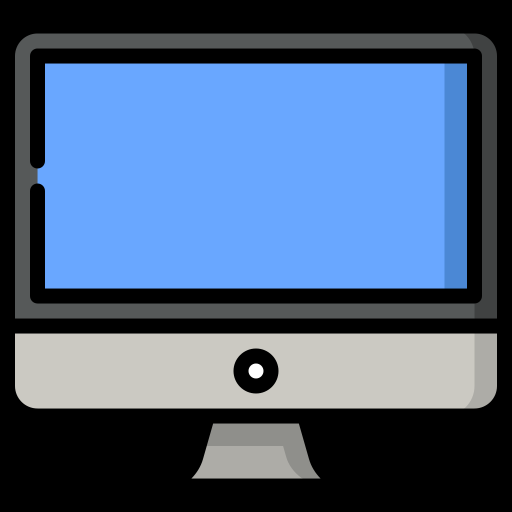
#> input picture gui_images/communications.png, 512 x 512 px, given in place of the camera
$ python Deep_Classifer.py
#> lines starting #> are read from the running program, lines starting #| are printed output that depends on the picture; after the words box and inside, x2 and y2 are one past the last pixel; in counts of white or black regions, pixels touching at a corner belong together
import cv2
import numpy as np
import os
import time

import threading

#import gestureCNN as myNN

minValue = 70

x0 = 400
y0 = 200
height = 200
width = 200

saveImg = False
guessGesture = False
visualize = False

kernel = np.ones((15,15),np.uint8)
kernel2 = np.ones((1,1),np.uint8)
skinkernel = cv2.getStructuringElement(cv2.MORPH_ELLIPSE,(5,5))

# Which mask mode to use BinaryMask, SkinMask (True|False) OR BkgrndSubMask ('x' key)
binaryMode = True
bkgrndSubMode = False
mask = 0
bkgrnd = 0
counter = 0
# This parameter controls number of image samples to be taken PER gesture
numOfSamples = 301
gestname = ""
path = ""
mod = 0

banner =  '''\nWhat would you like to do ?
    1- Use pretrained model for gesture recognition & layer visualization
    2- Train the model (you will require image samples for training under .\imgfolder)
    3- Visualize feature maps of different layers of trained model
    4- Exit
    '''


#%%
# [57 lines left out: functions saveROIImg, skinMask, not called in this run]


#%%
def binaryMask(frame, x0, y0, width, height, framecount, plot ):
    global guessGesture, visualize, mod, saveImg

    cv2.rectangle(frame, (x0,y0),(x0+width,y0+height),(0,255,0),1)
    #roi = cv2.UMat(frame[y0:y0+height, x0:x0+width])
    roi = frame[y0:y0+height, x0:x0+width]

    gray = cv2.cvtColor(roi, cv2.COLOR_BGR2GRAY)
    blur = cv2.GaussianBlur(gray,(5,5),2)

    th3 = cv2.adaptiveThreshold(blur,255,cv2.ADAPTIVE_THRESH_GAUSSIAN_C,cv2.THRESH_BINARY_INV,11,2)
    ret, res = cv2.threshold(th3, minValue, 255, cv2.THRESH_BINARY_INV+cv2.THRESH_OTSU)


    res=roi

    if saveImg == True:
        saveROIImg(res)
    '''
	elif guessGesture == True and (framecount % 5) == 4:
        #ores = cv2.UMat.get(res)
        t = threading.Thread(target=myNN.guessGesture, args = [mod, res])
        t.start()
    elif visualize == True:
        layer = int(input("Enter which layer to visualize "))
        cv2.waitKey(1)
        myNN.visualizeLayers(mod, res, layer)
        visualize = False
	'''
    return res

#%%
# This is the new mask mode. It simply tries to remove the background content by taking a image of the
# background and subtracts it from the new frame contents of the ROI window.
# So in order to use it correctly, keep the contents of ROI window stable and without your hand in it
# and then press 'x' key. If you can see the contents of ROI window all blank then it means you are
# good to go for gesture prediction
def bkgrndSubMask(frame, x0, y0, width, height, framecount, plot):
    global guessGesture, takebkgrndSubMask, visualize, mod, bkgrnd, saveImg

    cv2.rectangle(frame, (x0,y0),(x0+width,y0+height),(0,255,0),1)
    roi = frame[y0:y0+height, x0:x0+width]
    #roi = cv2.UMat(frame[y0:y0+height, x0:x0+width])
    roi = cv2.cvtColor(roi, cv2.COLOR_BGR2GRAY)

    #Take background image
    if takebkgrndSubMask == True:
        bkgrnd = roi
        takebkgrndSubMask = False
        print("Refreshing background image for mask...")


    #Take a diff between roi & bkgrnd image contents
    diff = cv2.absdiff(roi, bkgrnd)

    _, diff = cv2.threshold(diff, 25, 255, cv2.THRESH_BINARY)

    mask = cv2.GaussianBlur(diff, (3,3), 5)
    mask = cv2.erode(diff, skinkernel, iterations = 1)
    mask = cv2.dilate(diff, skinkernel, iterations = 1)
    res = cv2.bitwise_and(roi, roi, mask = mask)

    if saveImg == True:
        saveROIImg(res)
    '''
	elif guessGesture == True and (framecount % 5) == 4:
        t = threading.Thread(target=myNN.guessGesture, args = [mod, res])
        t.start()
        #t.join()
        #myNN.update(plot)

    elif visualize == True:
        layer = int(input("Enter which layer to visualize "))
        cv2.waitKey(0)
        myNN.visualizeLayers(mod, res, layer)
        visualize = False

    '''
    return res


#%%
def Main():
    global guessGesture, visualize, mod, binaryMode, bkgrndSubMode, mask, takebkgrndSubMask, x0, y0, width, height, saveImg, gestname, path
    quietMode = False

    font = cv2.FONT_HERSHEY_SIMPLEX
    size = 0.5
    fx = 10
    fy = 350
    fh = 18


    #Call CNN model loading callback
    while True:
        ans = int(input( banner))
        if ans == 1:
            '''
            mod = myNN.loadCNN()
            '''
            break
        '''
		elif ans == 2:
            mod = myNN.loadCNN(True)
            myNN.trainModel(mod)
            input("Press any key to continue")
            break
        elif ans == 3:
            if not mod:
                mod = myNN.loadCNN()
            else:
                print("Will load default weight file")

            myNN.visualizeLayers(mod)
            input("Press any key to continue")
            continue

        else:
            print("Get out of here!!!")
            return 0
        '''
#> this loop made 1 pass; the answer given on pass 1: 1
    ## Grab camera input
    cap = cv2.VideoCapture(0)
    cv2.namedWindow('Original', cv2.WINDOW_NORMAL)

    # set rt size as 640x480
    ret = cap.set(3,640)
    ret = cap.set(4,480)

    framecount = 0
    fps = ""
    start = time.time()

    plot = np.zeros((512,512,3), np.uint8)

    while(True):
        ret, frame = cap.read()
#> frame is the input picture: shape (512, 512, 3); mean B, G, R 127.5, 96.8, 74.4

        max_area = 0

        frame = cv2.flip(frame, 3)
        frame = cv2.resize(frame, (640,480))
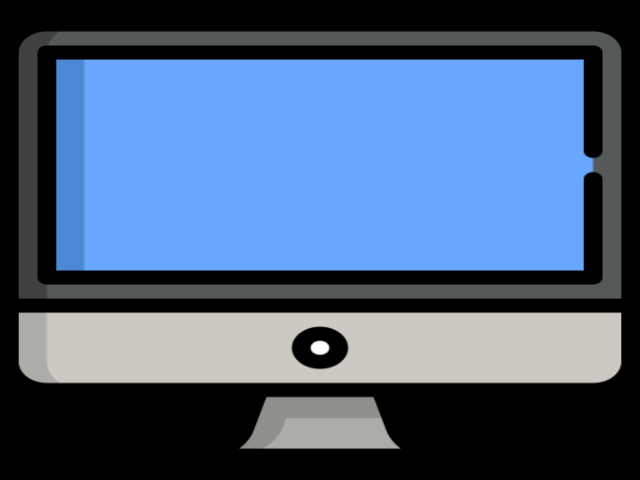
#> frame: shape (480, 640, 3); mean B, G, R 127.5, 96.8, 74.4

        if ret == True:
            if bkgrndSubMode == True:
                roi = bkgrndSubMask(frame, x0, y0, width, height, framecount, plot)
            elif binaryMode == True:
                roi = binaryMask(frame, x0, y0, width, height, framecount, plot)
#> in binaryMask, `cv2.rectangle(frame, (x0,y0),(x0+width,y0+height),(0,255,0),1)`:
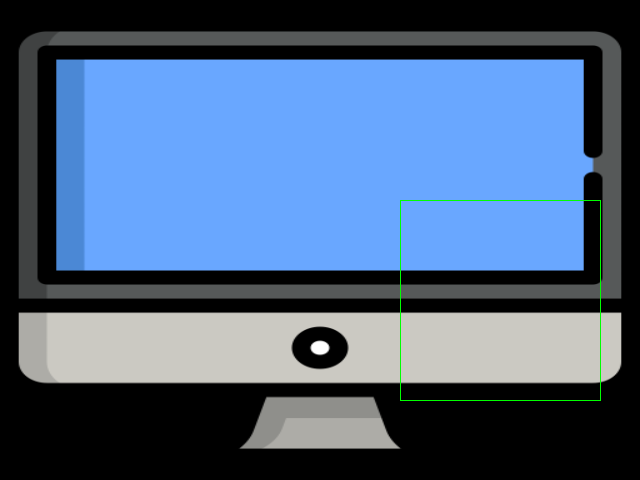
#> frame: shape (480, 640, 3); 0.26% of pixels changed, all inside (x1, y1, x2, y2) = (400, 200, 601, 401)
#> in binaryMask, `roi = frame[y0:y0+height, x0:x0+width]`:
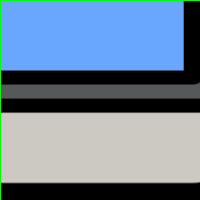
#> roi: shape (200, 200, 3); mean B, G, R 155.1, 132.1, 110.4
#> in binaryMask, `gray = cv2.cvtColor(roi, cv2.COLOR_BGR2GRAY)`:
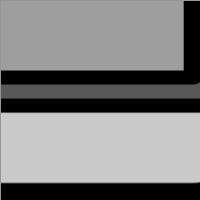
#> gray: shape (200, 200); min 0, max 201, mean 128.1
#> in binaryMask, `blur = cv2.GaussianBlur(gray,(5,5),2)`:
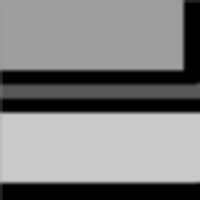
#> blur: shape (200, 200); min 0, max 201, mean 128.1
#> in binaryMask, `th3 = cv2.adaptiveThreshold(blur,255,cv2.ADAPTIVE_THRESH_GAUSSIAN_C,cv..`:
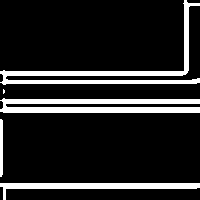
#> th3: shape (200, 200); 14.3% white; 5 white regions (1 under 20 px), largest, box (x1, y1, x2, y2) and area: (0, 98, 200, 113) 2194, (0, 0, 200, 85) 2133, (0, 183, 200, 200) 1224, (0, 119, 3, 177) 171
#> in binaryMask, `ret, res = cv2.threshold(th3, minValue, 255, cv2.THRESH_BINARY_INV+cv2..`: ret = 0
            else:
                roi = skinMask(frame, x0, y0, width, height, framecount, plot)


            framecount = framecount + 1
            end  = time.time()
            timediff = (end - start)
            if( timediff >= 1):
                #timediff = end - start
                fps = 'FPS:%s' %(framecount)
                start = time.time()
                framecount = 0

        cv2.putText(frame,fps,(10,20), font, 0.7,(0,255,0),2,1)
        cv2.putText(frame,'Options:',(fx,fy), font, 0.7,(0,255,0),2,1)
        cv2.putText(frame,'b - Toggle Binary/SkinMask',(fx,fy + fh), font, size,(0,255,0),1,1)
        cv2.putText(frame,'x - Toggle Background Sub Mask',(fx,fy + 2*fh), font, size,(0,255,0),1,1)
        cv2.putText(frame,'g - Toggle Prediction Mode',(fx,fy + 3*fh), font, size,(0,255,0),1,1)
        cv2.putText(frame,'q - Toggle Quiet Mode',(fx,fy + 4*fh), font, size,(0,255,0),1,1)
        cv2.putText(frame,'n - To enter name of new gesture folder',(fx,fy + 5*fh), font, size,(0,255,0),1,1)
        cv2.putText(frame,'s - To start capturing new gestures for training',(fx,fy + 6*fh), font, size,(0,255,0),1,1)
        cv2.putText(frame,'ESC - Exit',(fx,fy + 7*fh), font, size,(0,255,0),1,1)
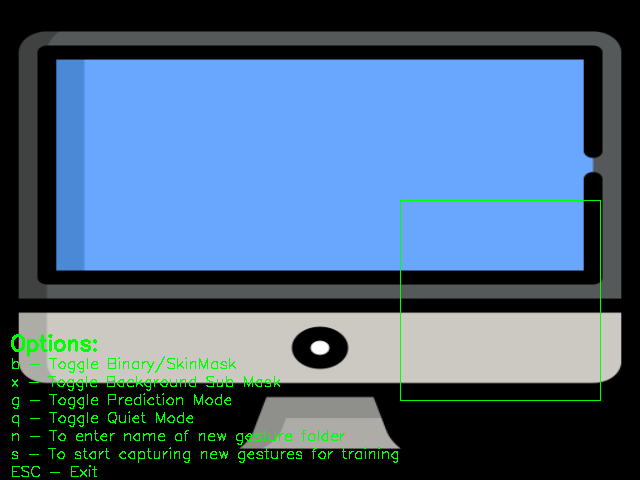
#> frame: shape (480, 640, 3); mean B, G, R 126.2, 100.1, 73.1


        ## If enabled will stop updating the main openCV windows
        ## Way to reduce some processing power :)
        if not quietMode:
            cv2.imshow('Original',frame)
            cv2.imshow('ROI', roi)

            if guessGesture == True:
                plot = np.zeros((512,512,3), np.uint8)
                '''
				plot = myNN.update(plot)
				'''

            cv2.imshow('Gesture Probability',plot)
            #plot = np.zeros((512,512,3), np.uint8)

        ############## Keyboard inputs ##################
        key = cv2.waitKey(5) & 0xff
#> (key x is pressed here)

        ## Use Esc key to close the program
        if key == 27:
            break

        ## Use b key to toggle between binary threshold or skinmask based filters
        elif key == ord('b'):
            binaryMode = not binaryMode
            bkgrndSubMode = False
            if binaryMode:
                print("Binary Threshold filter active")
            else:
                print("SkinMask filter active")

	## Use x key to use and refresh Background SubMask filter
        elif key == ord('x'):
            takebkgrndSubMask = True
            bkgrndSubMode = True
            print("BkgrndSubMask filter active")


        ## Use g key to start gesture predictions via CNN
        elif key == ord('g'):
            guessGesture = not guessGesture
            print("Prediction Mode - {}".format(guessGesture))

        ## This option is not yet complete. So disabled for now
        ## Use v key to visualize layers
        #elif key == ord('v'):
        #    visualize = True

        ## Use i,j,k,l to adjust ROI window
        elif key == ord('i'):
            y0 = y0 - 5
        elif key == ord('k'):
            y0 = y0 + 5
        elif key == ord('j'):
            x0 = x0 - 5
        elif key == ord('l'):
            x0 = x0 + 5

        ## Quiet mode to hide gesture window
        elif key == ord('q'):
            quietMode = not quietMode
            print("Quiet Mode - {}".format(quietMode))

        ## Use s key to start/pause/resume taking snapshots
        ## numOfSamples controls number of snapshots to be taken PER gesture
        elif key == ord('s'):
            saveImg = not saveImg

            if gestname != '':
                saveImg = True
            else:
                print("Enter a gesture group name first, by pressing 'n'")
                saveImg = False

        ## Use n key to enter gesture name
        elif key == ord('n'):
            gestname = input("Enter the gesture folder name: ")
            try:
                os.makedirs(gestname)
            except OSError as e:
                # if directory already present
                if e.errno != 17:
                    print('Some issue while creating the directory named -' + gestname)

            path = "./"+gestname+"/"

        #elif key != 255:
        #    print key

    #Realse & destroy
    cap.release()
    cv2.destroyAllWindows()

if __name__ == "__main__":
    Main()

$ run again, on gui_images/vertical.png
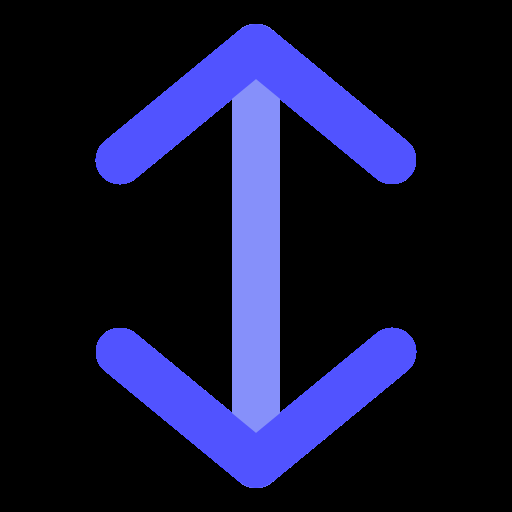
#> input picture gui_images/vertical.png, 512 x 512 px, given in place of the camera
#> the loop in Main, `while True:` made 1 pass; the answer given on pass 1: 1
#> in Main, frame is the input picture: shape (512, 512, 3); mean B, G, R 52.5, 20.9, 20
#> in binaryMask, `th3 = cv2.adaptiveThreshold(blur,255,cv2.ADAPTIVE_THRESH_GAUSSIAN_C,cv..`:
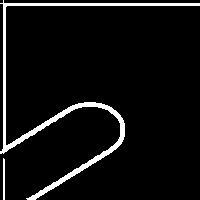
#> th3: shape (200, 200); 6.1% white; 2 white regions, box (x1, y1, x2, y2) and area: (0, 0, 200, 200) 2348, (3, 158, 5, 200) 83
#> ret = 0
#> in Main, `cv2.putText(frame,'ESC - Exit',(fx,fy + 7*fh), font, size,(0,255,0),1,1)`:
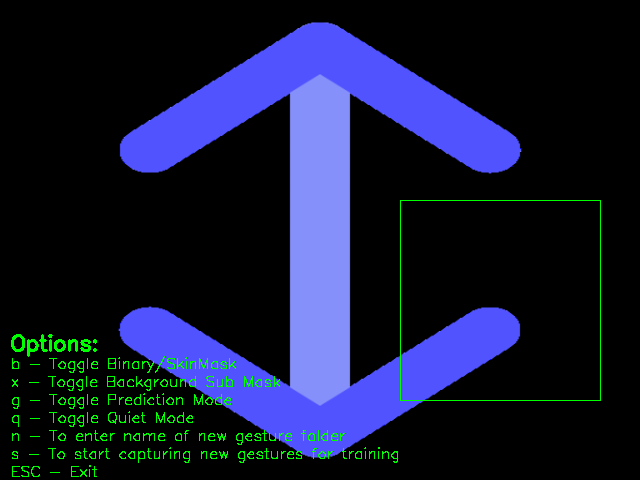
#> frame: shape (480, 640, 3); mean B, G, R 51.8, 25.3, 19.8
